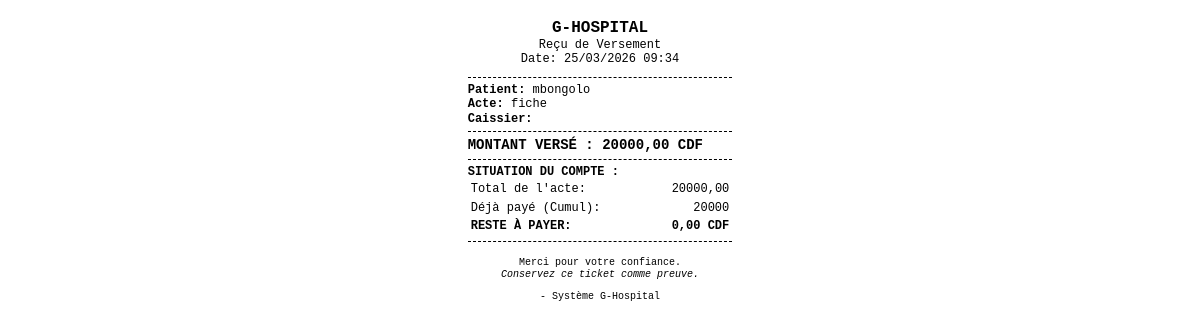
The page /imprimer-tranche/15/ on the database its author committed.
### app/models.py (models this page shows, shortened)
class Paiement(models.Model):
    facture = models.ForeignKey(Facture, on_delete=models.CASCADE, related_name='paiements')
    montant_verse = models.DecimalField(max_digits=10, decimal_places=2)
    date_paiement = models.DateTimeField(auto_now_add=True)
    recepteur = models.ForeignKey(User, on_delete=models.SET_NULL, null=True)

class Patient(models.Model):
    noms = models.CharField(max_length=80)
    TYPE_SEXE = [('Masculin', 'masculin'), ('Feminin','feminin')]
    sexe = models.CharField(max_length=15, choices=TYPE_SEXE)
    age = models.IntegerField()
    adresse = models.CharField(max_length=100)
    poids = models.IntegerField()
    dateEn = models.DateTimeField(auto_now_add=True)
    phone_responsable = models.CharField(max_length=20, null=True, blank=True)
    userPatient = models.ForeignKey(User, on_delete=models.CASCADE, null=True)
    TYPECOMMUNE = [
        ('limete','Limete'), ('masina','Masina'), ('matete', 'Matete'),
        ('lemba', 'Lemba'), ("n'djili", "N'djili"), ('ngaliema', 'Ngaliema'), ('gombe','Gombe')
    ]
    commune = models.CharField(max_length=50, null=True, choices=TYPECOMMUNE)
    service_patient = models.ForeignKey('Service', on_delete=models.SET_NULL, null=True)
    class Meta:
        ordering = ['-id']

class Facture(models.Model):
    patient = models.ForeignKey('Patient', on_delete=models.CASCADE, related_name='factures')
    consultation = models.ForeignKey('Consultation', on_delete=models.SET_NULL, null=True, blank=True, related_name='factures_consult')
    prestation = models.ForeignKey('Prestation', on_delete=models.PROTECT)
    total_a_payer = models.DecimalField(max_digits=10, decimal_places=2, default=Decimal('0.00'))
    date_emission = models.DateTimeField(auto_now_add=True)
    class Meta:
        ordering = ['-date_emission']
    @property
    def total_verse(self):
        total = self.paiements.aggregate(Sum('montant_verse'))['montant_verse__sum']
        return total or Decimal('0.00')
    @property
    def reste_a_payer(self):
        dû = self.total_a_payer or Decimal('0.00')
        return max(Decimal('0.00'), dû - self.total_verse)

class Prestation(models.Model):
    TYPE_CHOICES = [
        ('GLOBAL', 'Général (Fiche, Dossier, Carte)'),
        ('SERVICE', 'Acte de Service (Consultation, Soin)'),
        ('EXTERNE', 'Prestation Externe'),
    ]
    libelle = models.CharField(max_length=150, verbose_name="Nom de la prestation")
    prix_fixe = models.DecimalField(max_digits=10, decimal_places=2, verbose_name="Prix (FC/$)")
    est_fiche_obligatoire = models.BooleanField(
        default=False,
        verbose_name="Est la fiche d'entrée ?",
        help_text="Cochez cette case pour la prestation 'Fiche de consultation' unique."
    )
    service = models.ForeignKey(
        'Service',
        on_delete=models.SET_NULL,
        null=True,
        blank=True,
        related_name="prestations",
        verbose_name="Service concerné" ,
        default = 1
    )
    type_prestation = models.CharField(
        max_length=10,
        choices=TYPE_CHOICES,
        default='SERVICE'
    )
    active = models.BooleanField(default=True, verbose_name="En vigueur")
    date_creation = models.DateTimeField(auto_now_add=True)
    class Meta:
        verbose_name = "Prestation"
        verbose_name_plural = "Prestations"
        constraints = [
            models.UniqueConstraint(
                fields=['est_fiche_obligatoire'],
                condition=models.Q(est_fiche_obligatoire=True),
                name='unique_fiche_obligatoire'
            )
        ]

### app/views.py (the view)
# urls.py: path('imprimer-tranche/<int:paiement_id>/', views.imprimer_recu_tranche, name='imprimer_recu_tranche'),
def imprimer_recu_tranche(request, paiement_id):
    paiement = get_object_or_404(Paiement, id=paiement_id)
    facture = paiement.facture
    return render(request, 'back/print/recu_tranche.html', {
        'paiement': paiement,
        'facture': facture,
        'patient': facture.patient
    })

### app/templates/back/print/recu_tranche.html (shortened to what this page needs)
<!DOCTYPE html>
<html lang="fr">
<head>
</head>
<body onload="window.print();">
    <div class="header text-center">
        <div class="bold" style="font-size: 16px;">G-HOSPITAL</div>
        <div>Reçu de Versement</div>
        <div>Date: {{ paiement.date_paiement|date:"d/m/Y H:i" }}</div>
    </div>
    <div class="divider"></div>
    <div><strong>Patient:</strong> {{ patient.noms }}</div>
    <div><strong>Acte:</strong> {{ facture.prestation.libelle }}</div>
    <div><strong>Caissier:</strong> {{ paiement.caissier }}</div>
    <div class="divider"></div>
    <div style="font-size: 14px;">
        <strong>MONTANT VERSÉ : {{ paiement.montant_verse }} CDF</strong>
    </div>
    <div class="divider"></div>
    <div class="bold">SITUATION DU COMPTE :</div>
    <table>
        <tr>
            <td>Total de l'acte:</td>
            <td align="right">{{ facture.total_a_payer }}</td>
        </tr>
        <tr>
            <td>Déjà payé (Cumul):</td>
            <td align="right">{{ facture.total_verse }}</td>
        </tr>
        <tr class="bold">
            <td>RESTE À PAYER:</td>
            <td align="right">{{ facture.reste_a_payer }} CDF</td>
        </tr>
    </table>
    <div class="divider"></div>
    <div class="footer text-center">
        <p>Merci pour votre confiance.<br>
        <em>Conservez ce ticket comme preuve.</em></p>
        <p>{{ now|date:"Y" }} - Système G-Hospital</p>
    </div>
</body>
</html>

### app/templates/back/print/recu_tranche.html (style rules this page uses)
body { font-family: 'Courier New', Courier, monospace; width: 70mm; margin: 5mm auto; font-size: 12px; line-height: 1.2; }
.text-center { text-align: center; }
.bold { font-weight: bold; }
.divider { border-top: 1px dashed #000; margin: 5px 0; }
.header { margin-bottom: 10px; }
.footer { margin-top: 15px; font-size: 10px; }
table { width: 100%; }

### rows shown on the page
Paiement: date_paiement "25/03/2026 09:34", montant_verse "20000,00"
Patient: noms "mbongolo"
Facture: prestation.libelle "fiche", total_a_payer "20000,00", total_verse "20000", reste_a_payer "0,00"
